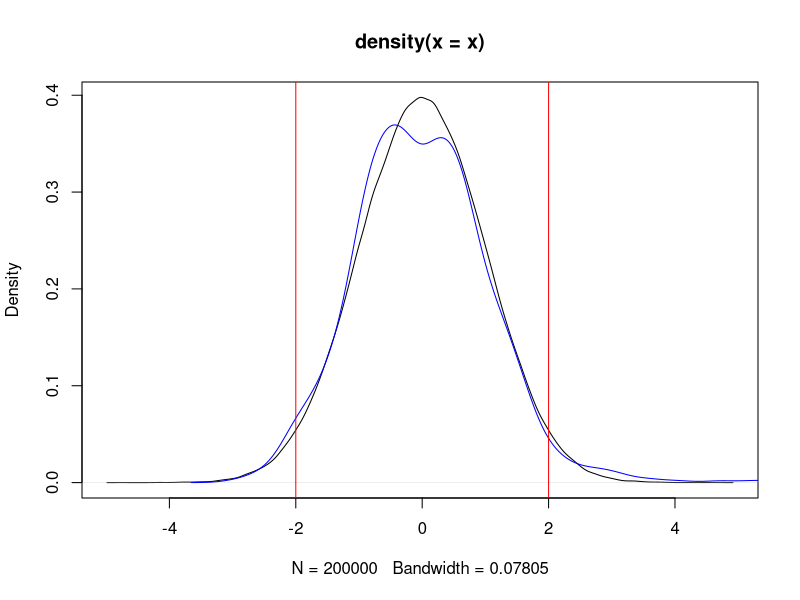

Source code (R):
## ---- chunk 1
#Generate variables
TT <- 200
pp <- 1000
set.seed(101) #This only needs to be used once although there are multiple rnorm() down below
x <- matrix(nrow= TT, ncol= pp) #dim(x)= 200 1000
for (i in 1:pp){
x[,i] = rnorm(TT) #for each column add 200 normally distributed numbers
}
relevant <- 20
signall <- seq(0.1,1,length.out= relevant)
bet <- c( signall, rep(0, pp- relevant) )
eps <- rnorm(TT)
y = t(t(bet)%*%t(x))+eps # The real unknown model
tvals <- NULL
for (i in 1:pp){
tvals[i] = summary(lm(y~x[,i]))$coef[2,3]
}


#The plot
plot(density(x))
lines(density(tvals),col="blue")
abline(v=c(-2,2),col="red")

#Decide the cutoff
variables_look_interesting <- tvals[ tvals > 2 | tvals < (-2)]
length(variables_look_interesting) #The result from my set.seed(101)

##FDR
(1000/20)/53  

length(tvals[ tvals > 3 | tvals < (-3)]) #FDR= pp* (1-pnorm(3)) * 2/10=0.2699796 (27%)
length(tvals[ tvals > 4 | tvals < (-4)]) #FDR= pp* (1-pnorm(4)) * 2/5=0.0126685 (1%)
